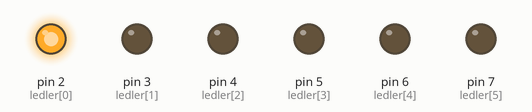
This sketch was run on a simulated Arduino Uno, built with avr-gcc and run on an emulated ATmega328P. Shown: output pins drawn as LEDs (lit = HIGH).

Above: at 0.04 s.
At 0.2 s:
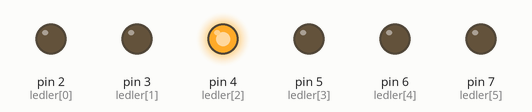
At 0.6 s:
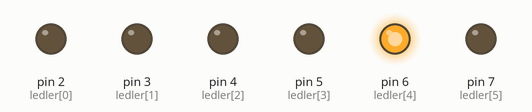
At 1.24 s:
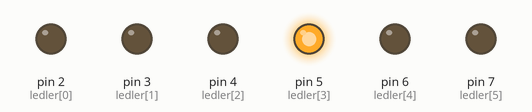
At 1.8 s:
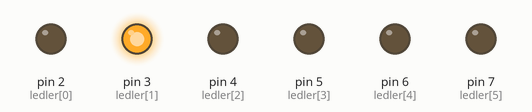
At 2.4 s:
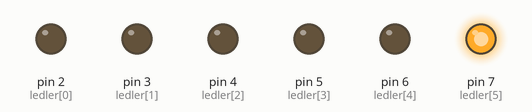
Timing chart, 0 to 3.0 s (numbered marks = the images above):
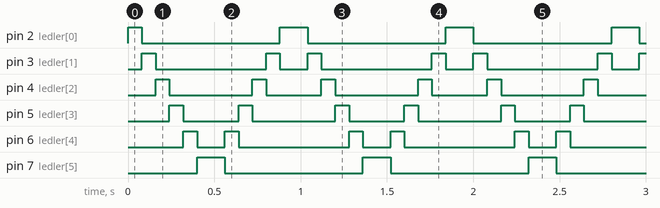

The sketch:

kara_simsek.ino
```cpp
/* ledler isminde bir liste oluşturuyoruz ve aslında
ledleri bağladığımız pin numaralarınıda belirlemiş oluyoruz*/
int ledler[] = {2,3,4,5,6,7};

void setup() {
  /*ledler listemizdeki sayıları for döngüsü sayesinde hepsini
  OUTPUT yani çıkış pini olarak ayarlıyoruz*/

  for(int i=0; i<6; i++){

  pinMode(ledler[i], OUTPUT);

  }

}

void loop() {
  /* Bir for döngüsü ekleyerek her ledi sırasıyla 1 saniye yakıp7
  söndürüyoruz*/

  for(int i=0; i<6; i++){
    digitalWrite(ledler[i], HIGH);
    delay(80);
    digitalWrite(ledler[i], LOW);
  }
/* yukarıdaki döngünün tam tersi sırasından başlatarak görüntüyü
akıcı hale getiriyoruz ayrıca j=5 diyerek ilk ve son ledin iki kez
değil bir defa yanmasını sağlıyoruz. Döngümüz 6 defa çalışsaydı
ilk ve son sıra iki kez yanıcaktı*/
  for(int j=5; j>-1; j--){
    digitalWrite(ledler[j], HIGH);
    delay(80);
    digitalWrite(ledler[j], LOW);
  }

}
```

Measured:
- by itself, pin 2 (ledler[0]): repeats every 0.96 s: LOW 0.80 s, HIGH 0.16 s
- by itself, pin 3 (ledler[1]): repeats every 0.96 s: LOW 0.64 s, HIGH 0.08 s, LOW 0.16 s, HIGH 0.08 s
- by itself, pin 4 (ledler[2]): repeats every 0.96 s: LOW 0.48 s, HIGH 0.08 s, LOW 0.32 s, HIGH 0.08 s
- by itself, pin 5 (ledler[3]): repeats every 0.96 s: LOW 0.32 s, HIGH 0.08 s, LOW 0.48 s, HIGH 0.08 s
- by itself, pin 6 (ledler[4]): repeats every 0.96 s: LOW 0.16 s, HIGH 0.08 s, LOW 0.64 s, HIGH 0.08 s
- by itself, pin 7 (ledler[5]): alternates HIGH for 0.16 s and LOW for 0.80 s
